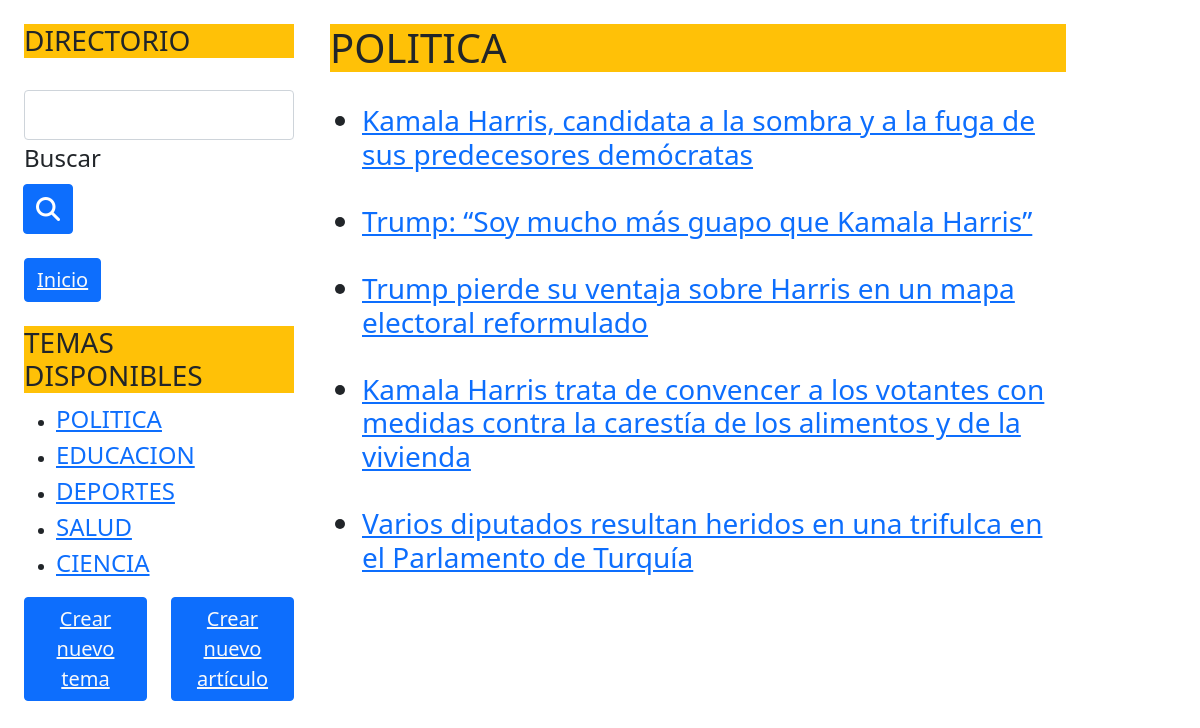
Page /articulosPorTema/1 on the committed database.
### wikiApp/models.py (models this page shows)
class Tema( models.Model ):
    nombreTema = models.CharField(max_length=48, null=True, blank=True)
    descripcionTema = models.CharField(max_length=256, null=True, blank=True)

class Articulo( models.Model ):
    nombreArticulo = models.CharField(max_length=48, null=True, blank=True)
    contenidoArticulo = models.CharField(max_length=256, null=True, blank=True)
    temaRelacionado = models.ForeignKey(Tema, null=True, blank=True, on_delete=models.SET_NULL)

### wikiApp/views.py (the view)
# urls.py: path('articulosPorTema/<str:idTema>', views.articulosPorTema, name='articulosPorTema'),
def articulosPorTema(request, idTema):
    temasRegistrados = Tema.objects.all().order_by('id')
    objTema = Tema.objects.get(id=idTema)
    listaArticulos = objTema.articulo_set.all()
    return render(request, 'articulosPorTema.html',{
        'temasRegistrados': temasRegistrados,
        'objTema':objTema,
        'listaArticulos':listaArticulos
    })

### wikiApp/templates/articulosPorTema.html (shortened to what this page needs)
{% extends "layout.html" %}
{% block contenido %}
    <br>
    <div class="h1 bg-warning"> {{ objTema.nombreTema }} </div>
    <br>
    <div class="h3">
        <ul>
        {% for articulo in listaArticulos %}
            <li> <a href="{% url 'wikiApp:vistaArticulos' articulo.id %}">{{ articulo.nombreArticulo }}</a> </li>
            <br>
        {% endfor %}
        </ul>
    </div>
{% endblock %}

### wikiApp/templates/layout.html (shortened to what this page needs)
{% load static %}
<!DOCTYPE html>
<html lang="es">
<head>
        <link href="https://cdn.jsdelivr.net/npm/bootstrap@5.0.2/dist/css/bootstrap.min.css" rel="stylesheet">
        <link rel="stylesheet" href="https://cdnjs.cloudflare.com/ajax/libs/font-awesome/6.4.0/css/all.min.css" />
</head>
<body>
        <div class="row px-4">
            <div class="col-3">
                <br>
                <div class="h3 bg-warning"> DIRECTORIO </div>
                <br>
                <div>
                <form class="row" method="post" action="{% url 'wikiApp:resultadosBusqueda' %}">
                    <div class="input-group">
                        <div class="form-outline" data-mdb-input-init>
                            <input type="search" id="form1" class="form-control fs-4" name="buscarArticulo" required/>
                            <label class="form-label fs-4" for="form1">Buscar</label>
                        </div>
                        <div>
                            <button type="submit" class="btn btn-primary fs-4" data-mdb-ripple-init>
                            <i class="fas fa-search"></i>
                            </button>
                        </div>
                    </div>
                </form>
                </div>
                <br>
                    <div class="col-5">
                        <button type="button" class="btn btn-primary"><a class="link-light fs-5" href="{% url 'wikiApp:principal' %}">Inicio</a></button>
                    </div>
                <br>
                <div>
                    <div class="h3 bg-warning">TEMAS DISPONIBLES</div>
                    <ul>
                        {% for tema in temasRegistrados %}
                            <li><a class="fs-4" href="{% url 'wikiApp:articulosPorTema' tema.id %}">{{ tema.nombreTema }}</a></li>
                        {% endfor %}
                    </ul>
                </div>
                <div class="row justify-content-around">
                    <div class="col-6">
                        <button type="button" class="btn btn-primary"><a class="link-light fs-5" href="{% url 'wikiApp:nuevoTema' %}">Crear nuevo tema</a></button>
                    </div>
                    <div class="col-6">
                        <button type="button" class="btn btn-primary"><a class="link-light fs-5" href="{% url 'wikiApp:nuevoArticulo' %}">Crear nuevo artículo</a></button>
                    </div>
                </div>
            </div>
            <div class="px-4 col-8">
                {% block contenido %}
                {% endblock %}
            </div>
        </div>
</body>
</html>

### rows in the picture
Tema: nombreTema "POLITICA"
Tema: nombreTema "EDUCACION"
Tema: nombreTema "DEPORTES"
Tema: nombreTema "SALUD"
Tema: nombreTema "CIENCIA"
Articulo: nombreArticulo "Kamala Harris, candidata a la sombra y a la fuga de sus predecesores demócratas"
Articulo: nombreArticulo "Trump: “Soy mucho más guapo que Kamala Harris”"
Articulo: nombreArticulo "Trump pierde su ventaja sobre Harris en un mapa electoral reformulado"
Articulo: nombreArticulo "Kamala Harris trata de convencer a los votantes con medidas contra la carestía de los alimentos y de la vivienda"
Articulo: nombreArticulo "Varios diputados resultan heridos en una trifulca en el Parlamento de Turquía"
